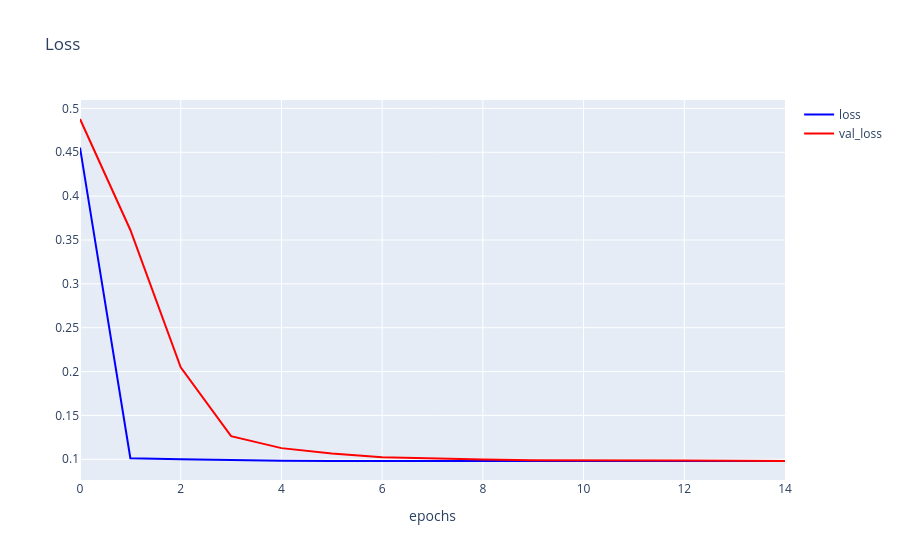

The cell this chart's notebook holds for it:
### Markdown cell above
Plot Loss

### Code cell
h1 = go.Scatter(y=his.history['loss'], 
                    mode="lines",
                    line=dict(
                        width=2,
                        color='blue'),
                        name="loss"
                   )
h2 = go.Scatter(y=his.history['val_loss'], 
                    mode="lines",
                    line=dict(
                        width=2,
                        color='red'),
                        name="val_loss"
                   )
                   
data = [h1,h2]
layout1 = go.Layout(title='Loss',
                   xaxis=dict(title='epochs'),
                   yaxis=dict(title=''))
fig1 = go.Figure(data, layout=layout1)
plotly.offline.iplot(fig1)

### Figure 1 — Plotly figure (JSON) as saved in the notebook; plotly's stock layout.template omitted (floating-point values rounded to 4 significant figures)
{"data": [{"line": {"color": "blue", "width": 2}, "mode": "lines", "name": "loss", "type": "scatter", "y": [0.4554, 0.1012, 0.09999, 0.09873, 0.09821, 0.09816, 0.09809, 0.09808, 0.09808, 0.09806, 0.09808, 0.09807, 0.09806, 0.09805, 0.09807]}, {"line": {"color": "red", "width": 2}, "mode": "lines", "name": "val_loss", "type": "scatter", "y": [0.4879, 0.3614, 0.2049, 0.1263, 0.1127, 0.1065, 0.1024, 0.1007, 0.09988, 0.09899, 0.09918, 0.0987, 0.09869, 0.09842, 0.09812]}], "layout": {"title": {"text": "Loss"}, "xaxis": {"title": {"text": "epochs"}}, "yaxis": {"title": {"text": ""}}}}
